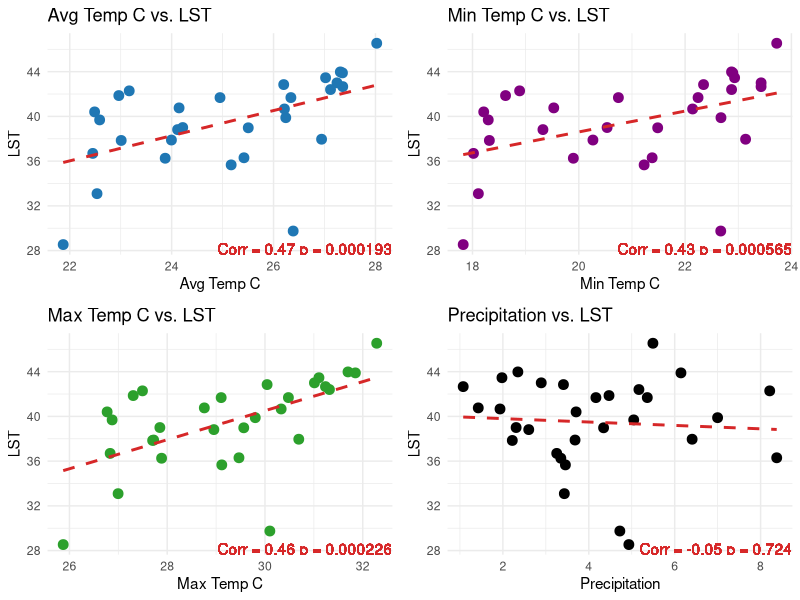

This figure's R source:
## ---- chunk 1
summer_data = read.csv("summer_data.csv")
## ---- chunk 2
library(dplyr)
shapiro_results <- summer_data %>%
select(Lst,Precipitation,Max.Temp.C,Min.Temp.C,Avg.Temp.C) %>%
summarise_all(list(p_value = ~shapiro.test(.)$p.value))

glimpse(shapiro_results)
## ---- chunk 3
library(ggplot2)
library(cowplot)

create_scatter_plot <- function(data, x_var, y_var, x_label, y_label, plot_color, header) {
  correlation_result <- cor.test(data[[x_var]], data[[y_var]], method = "kendall")
  
  plot <- ggplot(data = data, aes(x = .data[[x_var]], y = .data[[y_var]])) +
    geom_point(color = plot_color, fill = "white", size = 3) +
    geom_smooth(method = "lm", se = FALSE, color = "#d62728", linetype = "dashed") +
    geom_text(aes(label = paste("Corr =", round(correlation_result$estimate, 2),
                                "p =", signif(correlation_result$p.value, digits = 3))),
              x = Inf, y = -Inf, hjust = 1, vjust = 0, color = "#d62728") +
    labs(x = x_label, y = y_label, title = header) +
    theme_minimal() +
    theme(legend.position = "bottom")
  
  return(plot)
}


plot1 <- create_scatter_plot(summer_data, "Avg.Temp.C", "Lst", "Avg Temp C", "LST", "#1f77b4", "Avg Temp C vs. LST")
plot2 <- create_scatter_plot(summer_data, "Min.Temp.C", "Lst", "Min Temp C", "LST", "#800080", "Min Temp C vs. LST")
plot3 <- create_scatter_plot(summer_data, "Max.Temp.C", "Lst", "Max Temp C", "LST", "#2ca02c", "Max Temp C vs. LST")
plot4 <- create_scatter_plot(summer_data, "Precipitation", "Lst", "Precipitation", "LST", "#000000", "Precipitation vs. LST")

combined_plots <- plot_grid(plot1, plot2, plot3, plot4, ncol = 2)

combined_plots
